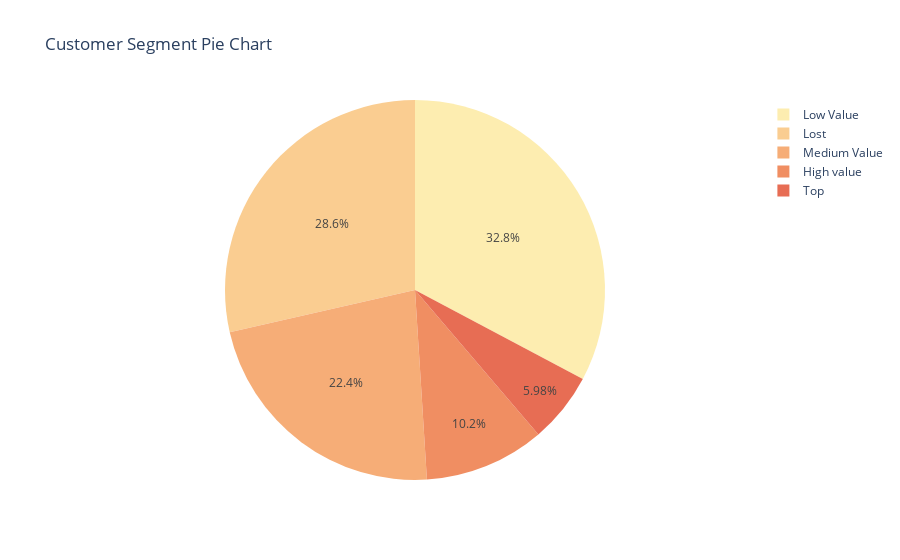

Here is the notebook cell this chart was saved with:
### Code cell
rfm.rfm_pie_chart(df_transactions_clean, "list_price", "transaction_date", "customer_id", "transaction_id")

### Figure 1 — Plotly figure (JSON) as saved in the notebook; plotly's stock layout.template omitted (floating-point values rounded to 4 significant figures)
{"data": [{"domain": {"x": [0, 1], "y": [0, 1]}, "hovertemplate": "Customer_segment=%{label}<br>Size Segment=%{value}<extra></extra>", "labels": ["High value", "Lost", "Low Value", "Medium Value", "Top"], "legendgroup": "", "name": "", "showlegend": true, "type": "pie", "values": [358, 998, 1145, 784, 209]}], "layout": {"legend": {"tracegroupgap": 0}, "piecolorway": ["rgb(253, 237, 176)", "rgb(250, 205, 145)", "rgb(246, 173, 119)", "rgb(240, 142, 98)", "rgb(231, 109, 84)", "rgb(216, 80, 83)", "rgb(195, 56, 90)", "rgb(168, 40, 96)", "rgb(138, 29, 99)", "rgb(107, 24, 93)", "rgb(76, 21, 80)", "rgb(47, 15, 61)"], "title": {"text": "Customer Segment Pie Chart"}}}
